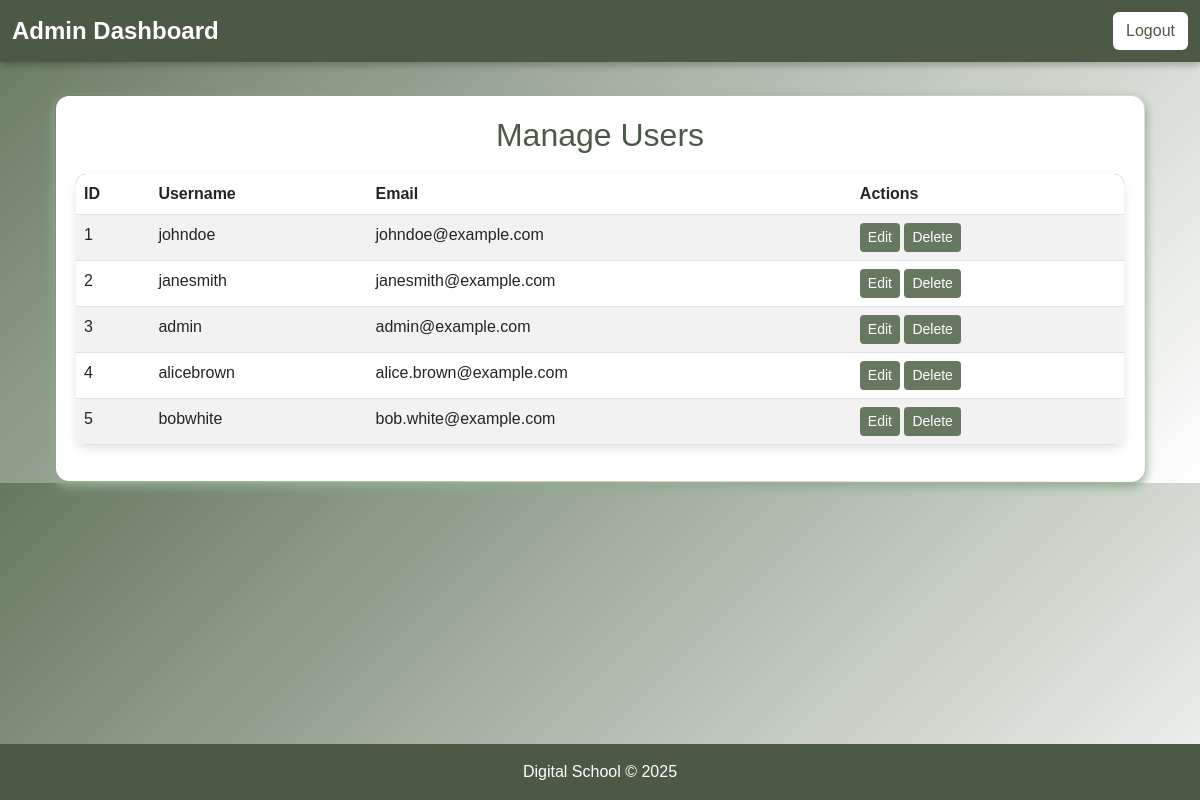
The app's page /module13/admin.php with its own data.
### tables this page shows
CREATE TABLE `users` (
  `id` int(255) NOT NULL,
  `name` varchar(255) NOT NULL,
  `username` varchar(255) NOT NULL,
  `email` varchar(255) NOT NULL,
  `password` varchar(255) NOT NULL,
  `confirm_password` varchar(255) NOT NULL,
  `is_admin` varchar(255) NOT NULL
);

### module13/admin.php (the view, shortened to what this page needs)
<?php
require_once("config.php");
$sql = "SELECT * FROM users";
$result = $conn->query($sql);
?>
<?php require_once("header.php"); ?>
<!DOCTYPE html>
<html lang="en">
<head>
</head>
<body>
    <div class="container mt-4">
        <div class="content-container">
            <h2>Manage Users</h2>
            <table class="table table-striped table-hover">
                <thead>
                    <tr>
                        <th>ID</th>
                        <th>Username</th>
                        <th>Email</th>
                        <th>Actions</th>
                    </tr>
                </thead>
                <tbody>
                <?php
                if($result->num_rows > 0){
                    while($row = $result->fetch_assoc()){
                        echo "<tr>
                                <td>{$row['id']}</td>
                                <td>".htmlspecialchars($row['username'])."</td>
                                <td>".htmlspecialchars($row['email'])."</td>
                                <td>
                                <a href = 'edit.php?id={$row['id']}' class = 'btn btn-warning btn-sm'>Edit</a>
                                <a href = 'delete.php?id={$row['id']}' class = 'btn btn-warning btn-sm'>Delete</a>
                                </td>
                              </tr>";
                    }
                } else{
                    echo "<tr><td colspan = '4' class = 'text-center'> No users found </td> </tr>";
                }
                ?>
                </tbody>
            </table>
        </div>
    </div>
</body>
<?php require_once("footer.php"); ?>
</html>

### module13/header.php (shortened to what this page needs)
<!DOCTYPE html>
<html lang="en">
<head>
    <link rel="stylesheet" href="https://cdn.jsdelivr.net/npm/bootstrap@5.3.0-alpha3/dist/css/bootstrap.min.css">
</head>
<body>
    <nav class="navbar navbar-expand-lg fixed-top">
        <div class="container-fluid">
            <a class="navbar-brand" href="admin.php">Admin Dashboard</a>
            <div class="d-flex">
                <a style ="background: white; color: #4B5945 " href="logout.php" class="btn mybtn">Logout</a>
            </div>
        </div>
    </nav>
    <div class="container mt-4">

### module13/footer.php (shortened to what this page needs)
</div>
<footer style = "background: #4B5945; color: white" class="text-white text-center py-3 mt-auto fixed-bottom" >
    <p class="mb-0" >Digital School &copy; <?php echo date('Y'); ?></p>
</footer>
</body>
</html>

### module13/header.php (style rules this page uses)
.navbar { background: #4B5945; box-shadow: 0 4px 6px rgba(0, 0, 0, 0.2); }
.navbar-brand { color: #fff; font-size: 1.5rem; font-weight: bold; transition: color 0.3s ease; }
body { padding-top: 70px; }

### module13/admin.php (style rules this page uses)
body { background: linear-gradient(135deg, #66785F, white); color: #fff; font-family: 'Arial', sans-serif; }
.content-container { background-color: #fff; border-radius: 15px; padding: 20px; box-shadow: 0 4px 10px #91AC8F; border: 2px solid transparent; background-clip: padding-box; }
table { border-radius: 10px; overflow: hidden; box-shadow: 0 4px 10px rgba(0, 0, 0, 0.1); }
.table thead { background-color: #66785F; color: white; }
.btn-warning { background: #66785F; border: none; color: #4B5945; transition: all 0.3s ease; color:white; }
h2 { color: #4B5945; text-align: center; margin-bottom: 20px; }

### records on screen
users: id "1", username "johndoe", email "johndoe@example.com"
users: id "2", username "janesmith", email "janesmith@example.com"
users: id "3", username "admin", email "admin@example.com"
users: id "4", username "alicebrown", email "alice.brown@example.com"
users: id "5", username "bobwhite", email "bob.white@example.com"
